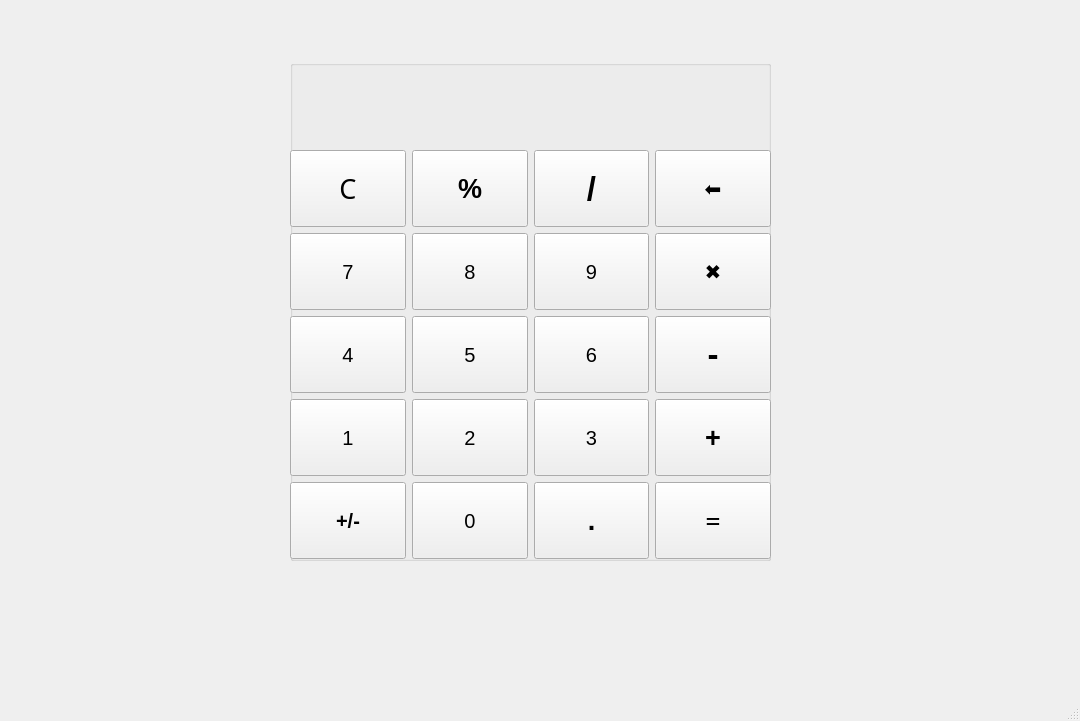
<?xml version="1.0" encoding="UTF-8"?>
<ui version="4.0">
 <class>Calculator</class>
 <widget class="QMainWindow" name="Calculator">
  <property name="geometry">
   <rect>
    <x>0</x>
    <y>0</y>
    <width>1080</width>
    <height>721</height>
   </rect>
  </property>
  <property name="windowTitle">
   <string>MainWindow</string>
  </property>
  <widget class="QWidget" name="centralwidget">
   <widget class="QGroupBox" name="groupBox">
    <property name="geometry">
     <rect>
      <x>290</x>
      <y>60</y>
      <width>481</width>
      <height>501</height>
     </rect>
    </property>
    <property name="title">
     <string/>
    </property>
    <widget class="QWidget" name="gridLayoutWidget">
     <property name="geometry">
      <rect>
       <x>0</x>
       <y>90</y>
       <width>481</width>
       <height>409</height>
      </rect>
     </property>
     <layout class="QGridLayout" name="gridLayout">
      <item row="3" column="3">
       <widget class="QPushButton" name="plus_button">
        <property name="sizePolicy">
         <sizepolicy hsizetype="Minimum" vsizetype="Expanding">
          <horstretch>0</horstretch>
          <verstretch>0</verstretch>
         </sizepolicy>
        </property>
        <property name="font">
         <font>
          <pointsize>20</pointsize>
          <weight>75</weight>
          <bold>true</bold>
         </font>
        </property>
        <property name="text">
         <string>+</string>
        </property>
       </widget>
      </item>
      <item row="3" column="1">
       <widget class="QPushButton" name="two_button">
        <property name="sizePolicy">
         <sizepolicy hsizetype="Minimum" vsizetype="Expanding">
          <horstretch>0</horstretch>
          <verstretch>0</verstretch>
         </sizepolicy>
        </property>
        <property name="font">
         <font>
          <pointsize>15</pointsize>
         </font>
        </property>
        <property name="text">
         <string>2</string>
        </property>
       </widget>
      </item>
      <item row="4" column="0">
       <widget class="QPushButton" name="toggle_button">
        <property name="sizePolicy">
         <sizepolicy hsizetype="Minimum" vsizetype="Expanding">
          <horstretch>0</horstretch>
          <verstretch>0</verstretch>
         </sizepolicy>
        </property>
        <property name="font">
         <font>
          <pointsize>15</pointsize>
          <weight>75</weight>
          <bold>true</bold>
         </font>
        </property>
        <property name="text">
         <string>+/-</string>
        </property>
       </widget>
      </item>
      <item row="2" column="0">
       <widget class="QPushButton" name="four_button">
        <property name="sizePolicy">
         <sizepolicy hsizetype="Minimum" vsizetype="Expanding">
          <horstretch>0</horstretch>
          <verstretch>0</verstretch>
         </sizepolicy>
        </property>
        <property name="font">
         <font>
          <pointsize>15</pointsize>
         </font>
        </property>
        <property name="text">
         <string>4</string>
        </property>
       </widget>
      </item>
      <item row="2" column="3">
       <widget class="QPushButton" name="minus_button">
        <property name="sizePolicy">
         <sizepolicy hsizetype="Minimum" vsizetype="Expanding">
          <horstretch>0</horstretch>
          <verstretch>0</verstretch>
         </sizepolicy>
        </property>
        <property name="font">
         <font>
          <pointsize>25</pointsize>
          <weight>75</weight>
          <bold>true</bold>
         </font>
        </property>
        <property name="text">
         <string>-</string>
        </property>
       </widget>
      </item>
      <item row="1" column="2">
       <widget class="QPushButton" name="nine_button">
        <property name="sizePolicy">
         <sizepolicy hsizetype="Minimum" vsizetype="Expanding">
          <horstretch>0</horstretch>
          <verstretch>0</verstretch>
         </sizepolicy>
        </property>
        <property name="font">
         <font>
          <pointsize>15</pointsize>
         </font>
        </property>
        <property name="text">
         <string>9</string>
        </property>
       </widget>
      </item>
      <item row="3" column="2">
       <widget class="QPushButton" name="three_button">
        <property name="sizePolicy">
         <sizepolicy hsizetype="Minimum" vsizetype="Expanding">
          <horstretch>0</horstretch>
          <verstretch>0</verstretch>
         </sizepolicy>
        </property>
        <property name="font">
         <font>
          <pointsize>15</pointsize>
         </font>
        </property>
        <property name="text">
         <string>3</string>
        </property>
       </widget>
      </item>
      <item row="2" column="2">
       <widget class="QPushButton" name="six_button">
        <property name="sizePolicy">
         <sizepolicy hsizetype="Minimum" vsizetype="Expanding">
          <horstretch>0</horstretch>
          <verstretch>0</verstretch>
         </sizepolicy>
        </property>
        <property name="font">
         <font>
          <pointsize>15</pointsize>
         </font>
        </property>
        <property name="text">
         <string>6</string>
        </property>
       </widget>
      </item>
      <item row="2" column="1">
       <widget class="QPushButton" name="five_button">
        <property name="sizePolicy">
         <sizepolicy hsizetype="Minimum" vsizetype="Expanding">
          <horstretch>0</horstretch>
          <verstretch>0</verstretch>
         </sizepolicy>
        </property>
        <property name="font">
         <font>
          <pointsize>15</pointsize>
         </font>
        </property>
        <property name="text">
         <string>5</string>
        </property>
       </widget>
      </item>
      <item row="4" column="1">
       <widget class="QPushButton" name="zero_button">
        <property name="sizePolicy">
         <sizepolicy hsizetype="Minimum" vsizetype="Expanding">
          <horstretch>0</horstretch>
          <verstretch>0</verstretch>
         </sizepolicy>
        </property>
        <property name="font">
         <font>
          <pointsize>15</pointsize>
         </font>
        </property>
        <property name="text">
         <string>0</string>
        </property>
       </widget>
      </item>
      <item row="1" column="3">
       <widget class="QPushButton" name="times_button">
        <property name="sizePolicy">
         <sizepolicy hsizetype="Minimum" vsizetype="Expanding">
          <horstretch>0</horstretch>
          <verstretch>0</verstretch>
         </sizepolicy>
        </property>
        <property name="font">
         <font>
          <pointsize>15</pointsize>
          <weight>50</weight>
          <bold>false</bold>
         </font>
        </property>
        <property name="text">
         <string>✖</string>
        </property>
       </widget>
      </item>
      <item row="1" column="1">
       <widget class="QPushButton" name="eight_button">
        <property name="sizePolicy">
         <sizepolicy hsizetype="Minimum" vsizetype="Expanding">
          <horstretch>0</horstretch>
          <verstretch>0</verstretch>
         </sizepolicy>
        </property>
        <property name="font">
         <font>
          <pointsize>15</pointsize>
         </font>
        </property>
        <property name="text">
         <string>8</string>
        </property>
       </widget>
      </item>
      <item row="1" column="0">
       <widget class="QPushButton" name="seven_button">
        <property name="sizePolicy">
         <sizepolicy hsizetype="Minimum" vsizetype="Expanding">
          <horstretch>0</horstretch>
          <verstretch>0</verstretch>
         </sizepolicy>
        </property>
        <property name="font">
         <font>
          <pointsize>15</pointsize>
         </font>
        </property>
        <property name="text">
         <string>7</string>
        </property>
       </widget>
      </item>
      <item row="3" column="0">
       <widget class="QPushButton" name="one_button">
        <property name="sizePolicy">
         <sizepolicy hsizetype="Minimum" vsizetype="Expanding">
          <horstretch>0</horstretch>
          <verstretch>0</verstretch>
         </sizepolicy>
        </property>
        <property name="font">
         <font>
          <pointsize>15</pointsize>
         </font>
        </property>
        <property name="text">
         <string>1</string>
        </property>
       </widget>
      </item>
      <item row="4" column="2">
       <widget class="QPushButton" name="point_button">
        <property name="sizePolicy">
         <sizepolicy hsizetype="Minimum" vsizetype="Expanding">
          <horstretch>0</horstretch>
          <verstretch>0</verstretch>
         </sizepolicy>
        </property>
        <property name="font">
         <font>
          <pointsize>20</pointsize>
          <weight>75</weight>
          <bold>true</bold>
         </font>
        </property>
        <property name="text">
         <string>.</string>
        </property>
       </widget>
      </item>
      <item row="0" column="0">
       <widget class="QPushButton" name="clear_button">
        <property name="sizePolicy">
         <sizepolicy hsizetype="Minimum" vsizetype="Expanding">
          <horstretch>0</horstretch>
          <verstretch>0</verstretch>
         </sizepolicy>
        </property>
        <property name="font">
         <font>
          <family>Arial Black</family>
          <pointsize>20</pointsize>
         </font>
        </property>
        <property name="text">
         <string>C</string>
        </property>
       </widget>
      </item>
      <item row="4" column="3">
       <widget class="QPushButton" name="equal_button">
        <property name="sizePolicy">
         <sizepolicy hsizetype="Minimum" vsizetype="Expanding">
          <horstretch>0</horstretch>
          <verstretch>0</verstretch>
         </sizepolicy>
        </property>
        <property name="font">
         <font>
          <family>Arial Black</family>
          <pointsize>20</pointsize>
         </font>
        </property>
        <property name="text">
         <string>=</string>
        </property>
       </widget>
      </item>
      <item row="0" column="1">
       <widget class="QPushButton" name="percent_button">
        <property name="sizePolicy">
         <sizepolicy hsizetype="Minimum" vsizetype="Expanding">
          <horstretch>0</horstretch>
          <verstretch>0</verstretch>
         </sizepolicy>
        </property>
        <property name="font">
         <font>
          <pointsize>20</pointsize>
          <weight>75</weight>
          <bold>true</bold>
         </font>
        </property>
        <property name="text">
         <string>%</string>
        </property>
       </widget>
      </item>
      <item row="0" column="2">
       <widget class="QPushButton" name="divide_button">
        <property name="sizePolicy">
         <sizepolicy hsizetype="Minimum" vsizetype="Expanding">
          <horstretch>0</horstretch>
          <verstretch>0</verstretch>
         </sizepolicy>
        </property>
        <property name="font">
         <font>
          <pointsize>25</pointsize>
          <weight>75</weight>
          <bold>true</bold>
         </font>
        </property>
        <property name="text">
         <string>/</string>
        </property>
       </widget>
      </item>
      <item row="0" column="3">
       <widget class="QPushButton" name="backspace_button">
        <property name="sizePolicy">
         <sizepolicy hsizetype="Minimum" vsizetype="Expanding">
          <horstretch>0</horstretch>
          <verstretch>0</verstretch>
         </sizepolicy>
        </property>
        <property name="font">
         <font>
          <pointsize>15</pointsize>
         </font>
        </property>
        <property name="text">
         <string>⬅</string>
        </property>
       </widget>
      </item>
     </layout>
    </widget>
    <widget class="QWidget" name="horizontalLayoutWidget">
     <property name="geometry">
      <rect>
       <x>0</x>
       <y>-1</y>
       <width>481</width>
       <height>91</height>
      </rect>
     </property>
     <layout class="QHBoxLayout" name="horizontalLayout" stretch="3">
      <item>
       <widget class="QLabel" name="result_label">
        <property name="sizePolicy">
         <sizepolicy hsizetype="Preferred" vsizetype="Expanding">
          <horstretch>0</horstretch>
          <verstretch>3</verstretch>
         </sizepolicy>
        </property>
        <property name="lineWidth">
         <number>1</number>
        </property>
        <property name="text">
         <string/>
        </property>
       </widget>
      </item>
     </layout>
    </widget>
   </widget>
  </widget>
  <widget class="QMenuBar" name="menubar">
   <property name="geometry">
    <rect>
     <x>0</x>
     <y>0</y>
     <width>1080</width>
     <height>26</height>
    </rect>
   </property>
  </widget>
  <widget class="QStatusBar" name="statusbar"/>
 </widget>
 <resources/>
 <connections/>
</ui>
